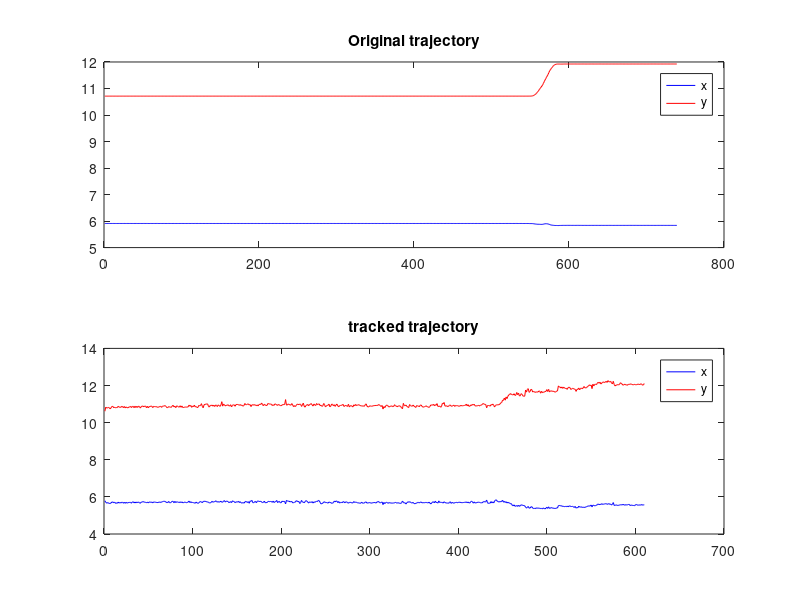
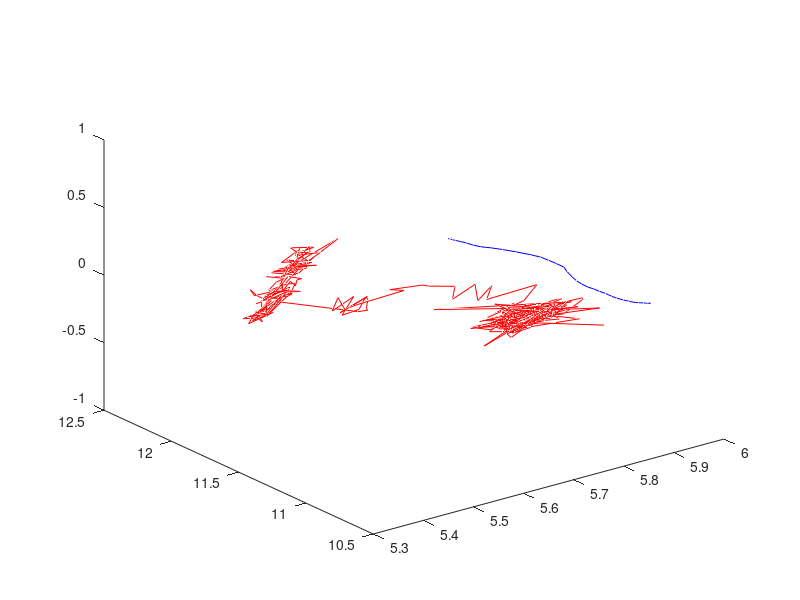

These charts were generated, in order, by the following MATLAB code:
clear all;close all; clc;
viconData = load('ViconData2.txt');
stationOutLog = load('out_log.txt');

[nV, mV] = size(viconData);
[nO, mO] = size(stationOutLog);

figure(1);
subplot(2,1,1);
plot(       1:nV, viconData(1:nV,2),'b',...
            1:nV, viconData(1:nV,3),'r');
legend('x', 'y');
title('Original trajectory');
subplot(2,1,2);
plot(       1:nO, stationOutLog(1:nO,6),'b',...
            1:nO, stationOutLog(1:nO,7),'r');
legend('x', 'y');
title('tracked trajectory');

errMedX = abs(sum(viconData(1:nV,2))/nV - sum(stationOutLog(1:nO,6))/nO)
errMedY = abs(sum(viconData(1:nV,3))/nV - sum(stationOutLog(1:nO,7))/nO)

%% 3D plots
Z1(1:nV) = 0;
Z2(1:nO) = 0;

figure(4);
plot3(      viconData(1:nV,2), viconData(1:nV,3), Z1, 'b',...
            stationOutLog(1:nO,6), stationOutLog(1:nO,7), Z2, 'r');
%         
% plot3(      quad_out_log(1:nO,1), quad_out_log(1:nO,2), Z1, 'b',...
%             station_out_log(1:testN,1), station_out_log(1:testN,2), Z2(1:testN), 'r',...
%             X_brute(1:nS, 1), X_brute(1:nS, 2), X_brute(1:nS, 3), 'g');
        
